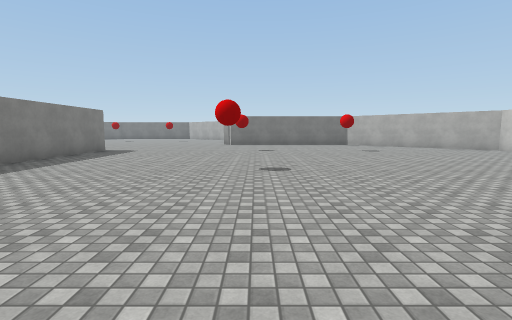
view 1 (above)

18 first-person views from a walk through a 3-D level made in the Unity game engine. The camera is 1.5 m above the floor, tilts 6° down and sees 85° across. The floor is counted in squares, 2 m on a side. Each view is taken from the middle of a square. On the plan, view 1 faces up. The plan holds only what a view shows up to about 10 squares ahead; the rest is blank. The place goes on beyond the plan. The player is left out. Surface patterns are stand-ins for the level's own textures.

view 2
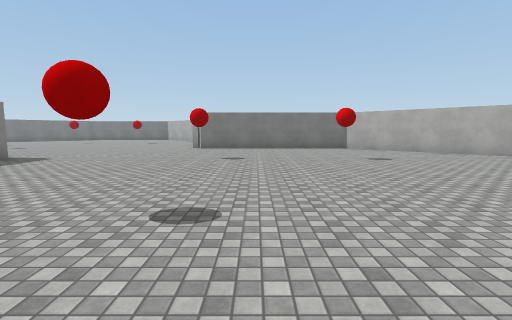

view 3
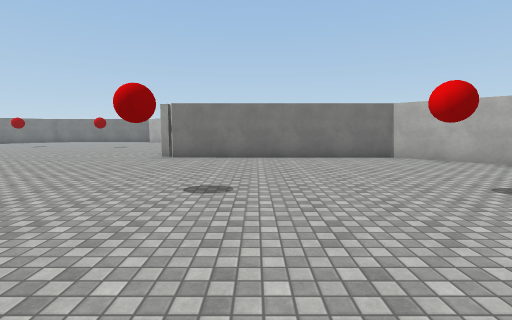

view 4
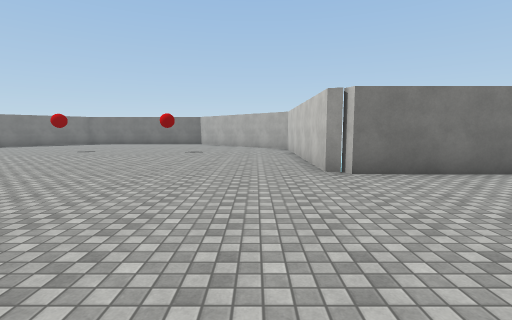

view 5
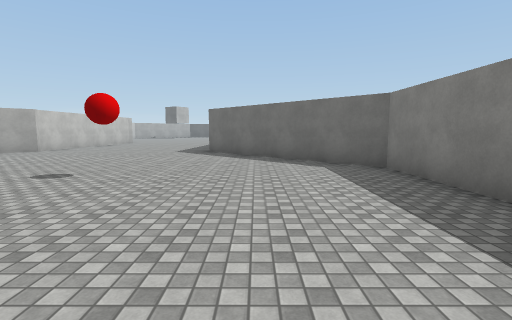

view 6
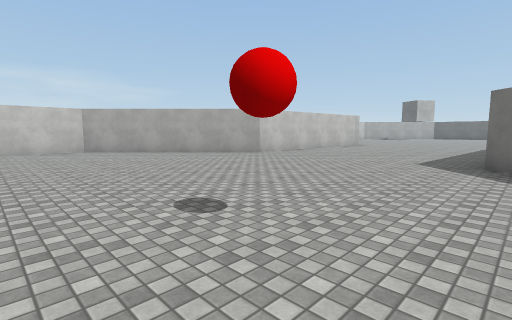

view 7
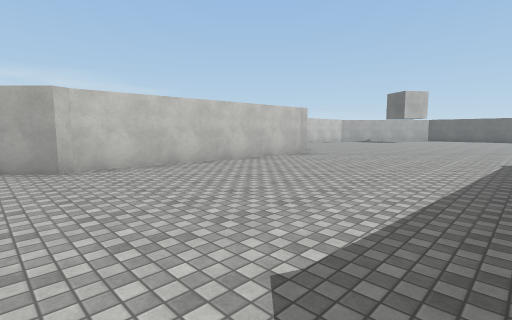

view 8
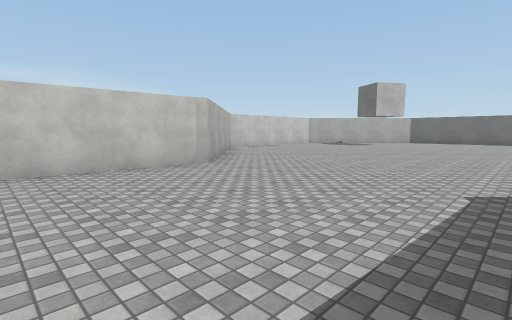

view 9
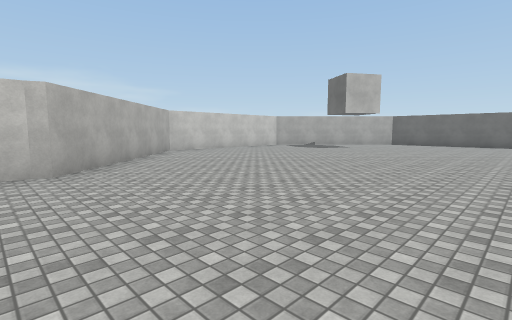

view 10
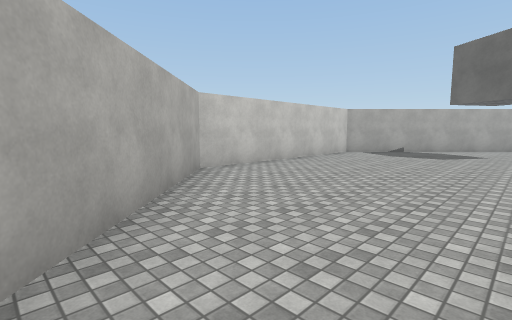

view 11
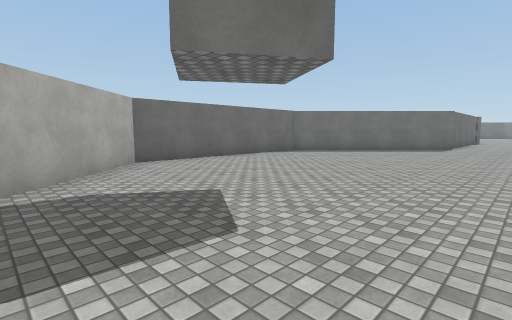

view 12
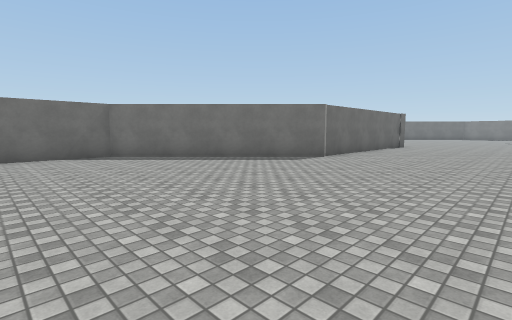

view 13
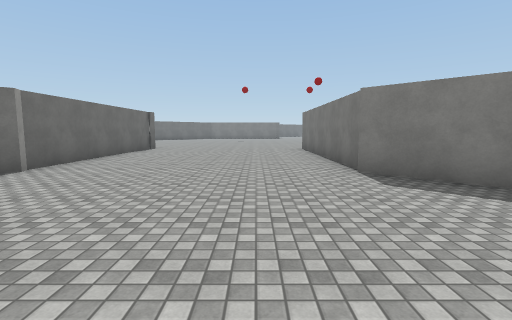

view 14
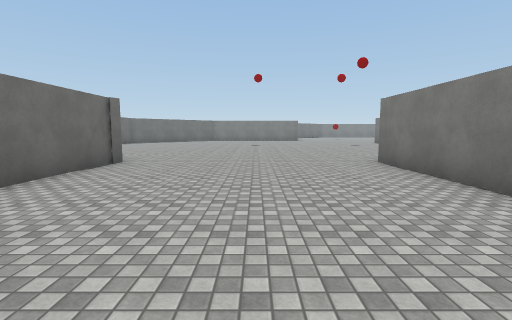

view 15
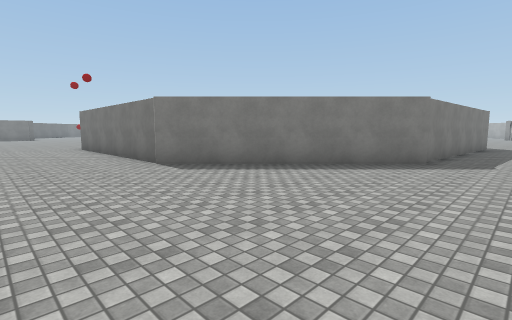

view 16
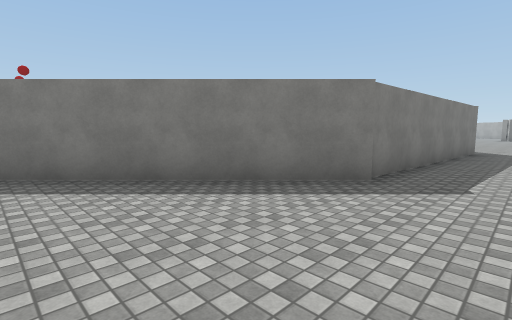

view 17
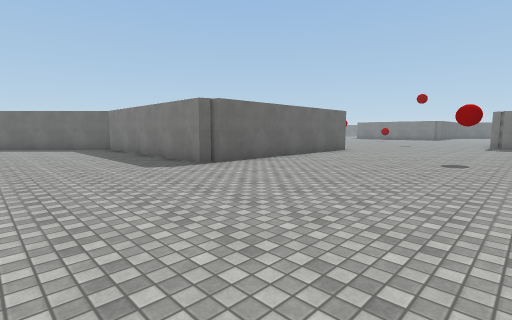

view 18
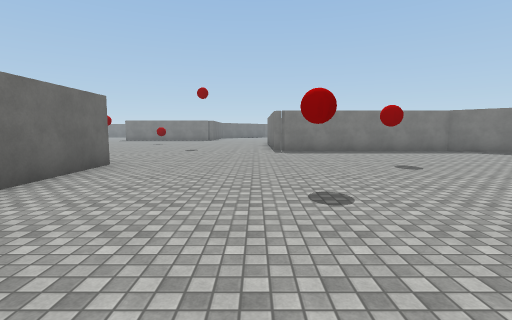

### Floor plan
Points are (right, up) in squares from view 1. A wall is a line through its corners. A room is listed if a view was taken in it or the views show most of it. See-through windows are left out.
Room 1 (views 1, 2, 3, 4, 5, 6, 7, 8, 9, 10, 11, 12, 13, 14, 15, 16, 17, 18)
walls: (-1.6, -6.7) (-6, -11.2); (4.5, -6.6) (4.9, -0.3) (4.8, 0) (9.1, 4.4) (9.1, 6.6); (-5.7, 10.5) (-5.7, 4.4) (-1.4, 0.1) (-1.8, -6.6); (-6.2, -11) (-12.6, -11); (-1.7, 15) (-1.7, 20); (-12.2, 10.8) (-6, 10.8); (8.5, 11.2) (4.8, 14.8) (-1.4, 14.8); (-6.1, -17.2) (-1.7, -21.6) (4.4, -21.6) (8.7, -17.3) (8.7, -11.1) (4.3, -6.8); (-12.6, -17.4) (-6.2, -17.4)

Where each view was taken, in squares from view 1:
view 1: 0 up, 0 right, facing up
view 2: 3 up, 1 right, facing up
view 3: 7 up, 1 right, facing up
view 4: 10 up, 3 left, facing up
view 5: 10 up, 3 left, facing down
view 6: 7 up, 2 left, facing down-right
view 7: 1 up, 1 left, facing down-right
view 8: 3 down, 1 left, facing down-right
view 9: 6 down, 1 left, facing down-right
view 10: 8 down, 4 right, facing down-right
view 11: 15 down, 7 right, facing down-left
view 12: 13 down, 1 right, facing down-left
view 13: 13 down, 1 left, facing left
view 14: 14 down, 6 left, facing left
view 15: 14 down, 0 right, facing up-left
view 16: 11 down, 0 right, facing up-left
view 17: 16 up, 2 left, facing down-left
view 18: 14 up, 6 left, facing left
